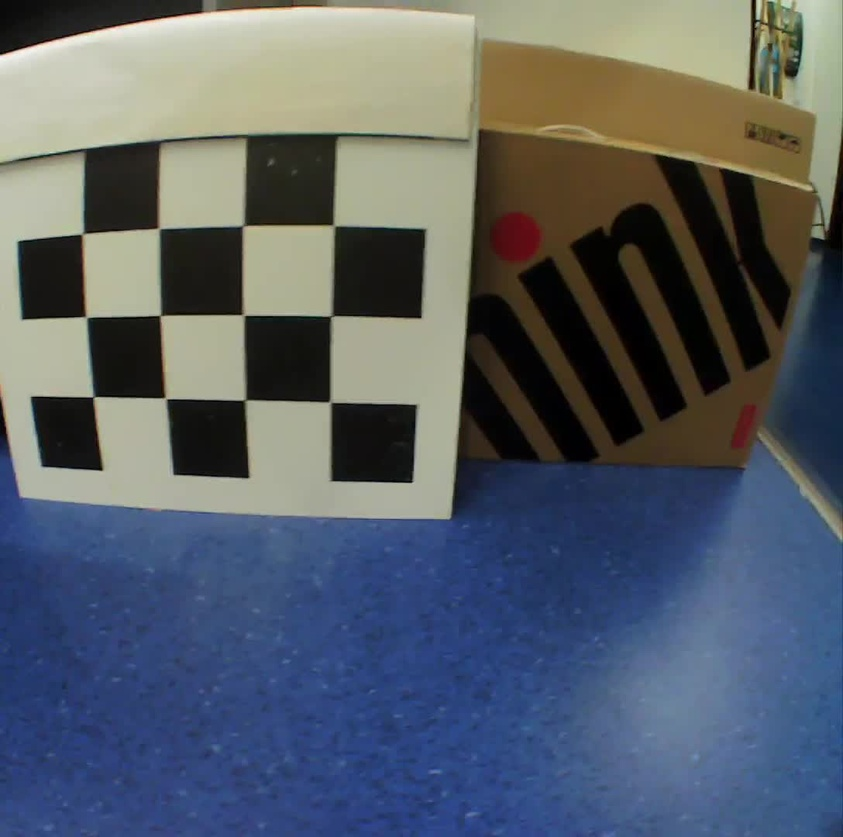
#> input picture data/calibration_imgs/ezgif-frame-001.jpg, 843 x 837 px, shrunk from 1088 x 1080 before the run
$ python testing.py
#> lines starting #> are read from the running program, lines starting #| are printed output that depends on the picture
import cv2
import numpy as np
import scipy.io

img = cv2.imread("./data/calibration_imgs/ezgif-frame-001.jpg")
#> img is the input picture: shape (837, 843, 3); mean B, G, R 103.1, 94.4, 87

data = scipy.io.loadmat('./data/intrinsicMatrix.mat')
#> (reads data/intrinsicMatrix.mat from the repository)
K = data['K'].T

data = scipy.io.loadmat('./data/radialDistortion.mat')
#> (reads data/radialDistortion.mat from the repository)
radialDistortion = data['radialDistortion']

distCoeffs = np.zeros(4)
distCoeffs[:2] = radialDistortion

undistorted_img = cv2.undistort(img, K, distCoeffs)
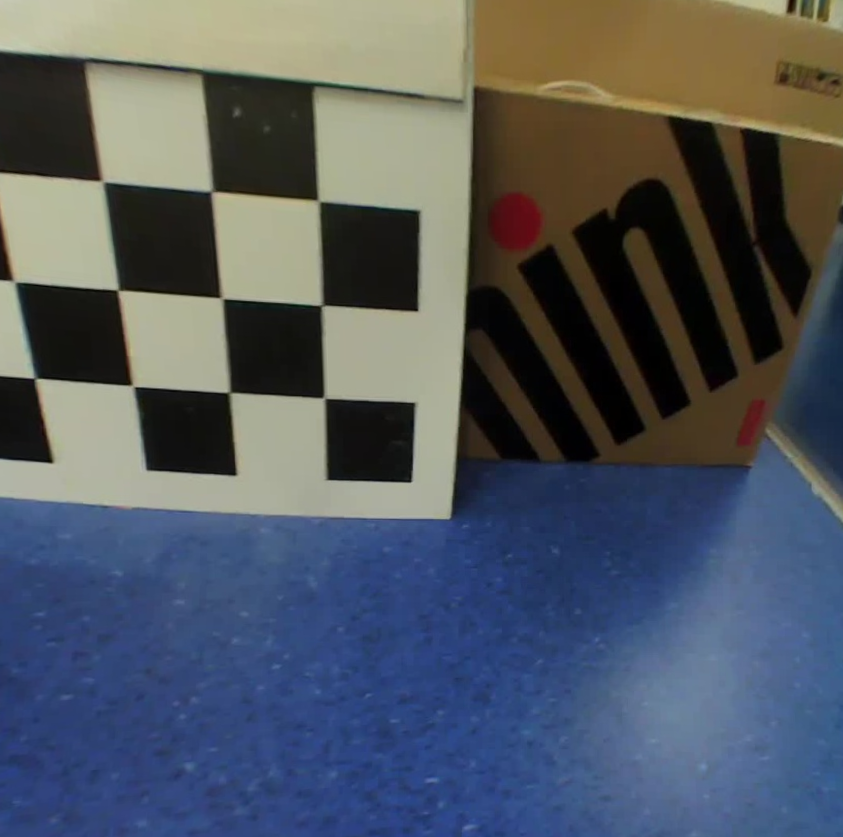
#> undistorted_img: shape (837, 843, 3); mean B, G, R 95.8, 87.6, 81.3

cv2.imshow("window1", img)
cv2.imshow("window2", undistorted_img)
key = cv2.waitKey(0)
#> (key Esc is pressed here)
cv2.destroyAllWindows()
